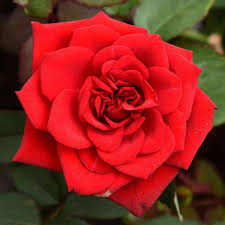
#> input picture images/rose.jpeg, 225 x 225 px
$ jupyter execute '12_Laplacian Edge Detection.ipynb'
#> lines starting #> are read from the running program, lines starting #| are printed output that depends on the picture
[cell 1]
#12) Laplacian Edge Detection

import cv2
import matplotlib.pyplot as plt

# Read the image
img = cv2.imread('images/rose.jpeg')
#> img is the input picture: shape (225, 225, 3); mean B, G, R 30.8, 37.2, 145.3

# Apply Gaussian Blur
gblur = cv2.GaussianBlur(img, (3, 3), 0)

# Convert to grayscale
gray_scale = cv2.cvtColor(gblur, cv2.COLOR_BGR2GRAY)
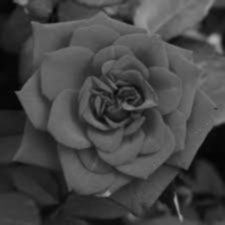
#> gray_scale: shape (225, 225); min 4, max 174, mean 68.8

# Apply Laplacian edge detection
edges = cv2.Laplacian(gray_scale, -1, ksize=3, scale=1, delta=0, borderType=cv2.BORDER_DEFAULT)
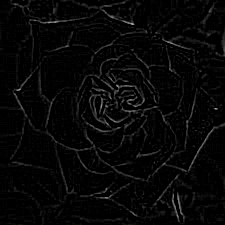
#> edges: shape (225, 225); min 0, max 168, mean 7.1

# Display the results
plt.figure(figsize=(12, 6))

plt.subplot(131)
plt.title("Original Image")
plt.imshow(cv2.cvtColor(img, cv2.COLOR_BGR2RGB))
plt.axis("off")

plt.subplot(132)
plt.title("Gaussian Blur of Image")
plt.imshow(cv2.cvtColor(gblur, cv2.COLOR_BGR2RGB))
plt.axis("off")

plt.subplot(133)
plt.title("Laplacian Edge of Image")
plt.imshow(edges, cmap='gray')
plt.axis("off")

plt.tight_layout()
plt.show()
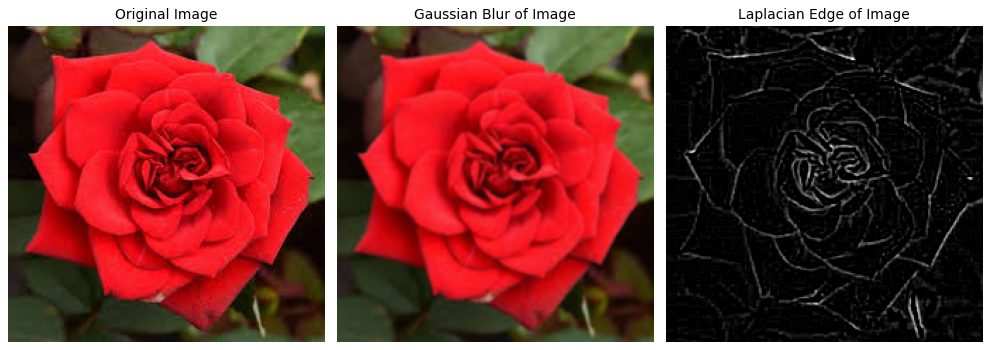
#> figure drawn by matplotlib, 3 panels
